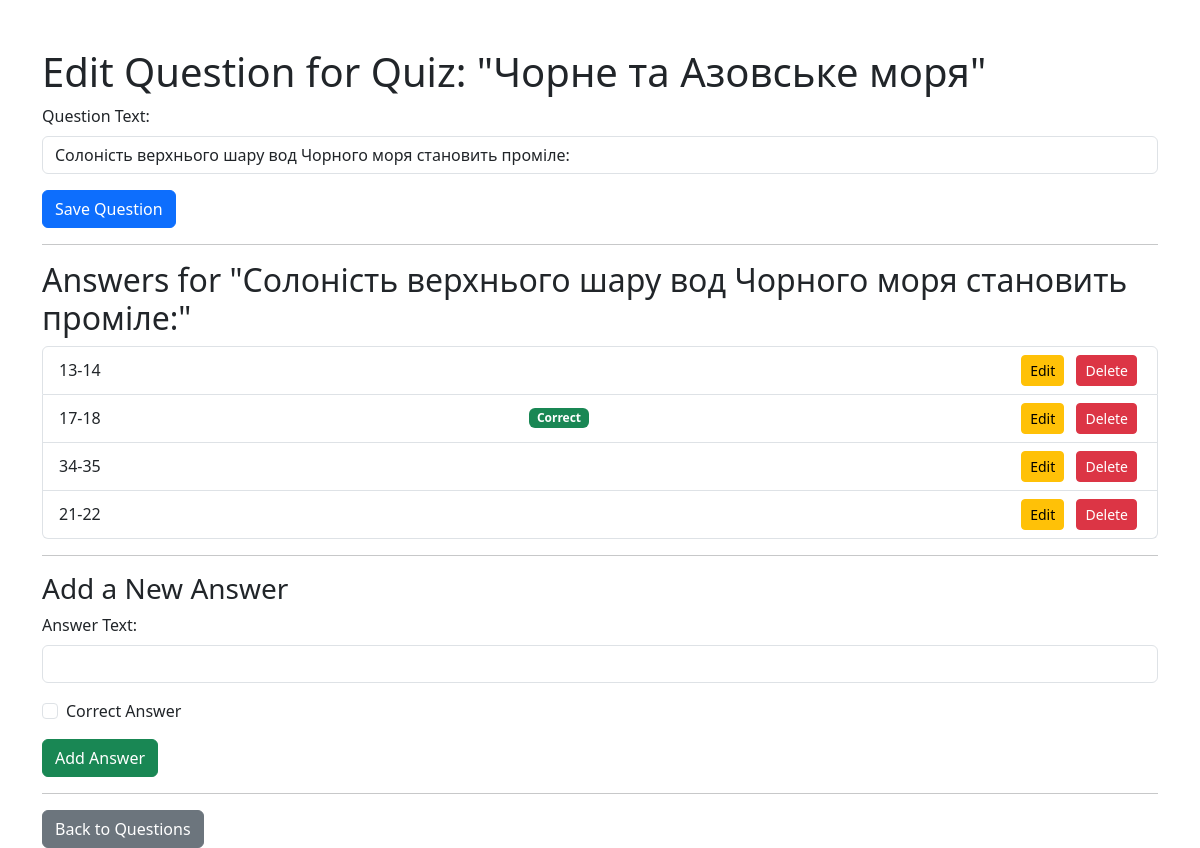
Screenshot of /question/3/edit/ with the database file from the repository.
### quiz/models.py (models this page shows, shortened)
class Question(models.Model):
    quiz = models.ForeignKey(Quiz, on_delete=models.CASCADE, related_name='questions')
    text = models.CharField(max_length=300)  # Поле для тексту питання, обмежене до 300 символів.

class Quiz(models.Model):
    name = models.CharField(max_length=200)  # Поле для назви вікторини, обмежене до 200 символів.
    description = models.TextField()  # Поле для опису вікторини.
    category = models.CharField(max_length=50)  # Поле для категорії вікторини, обмежене до 50 символів.

class Answer(models.Model):
    question = models.ForeignKey(Question, on_delete=models.CASCADE, related_name='answers')
    text = models.CharField(max_length=255)  # Поле для тексту відповіді, обмежене до 255 символів.
    is_correct = models.BooleanField(default=False)  # Логічне поле, яке визначає, чи є відповідь правильною.

### quiz/views.py (the view, shortened to what this page needs)
# urls.py: path('question/<int:question_id>/edit/', views.edit_question, name='edit_question'),
def edit_question(request, question_id):
    question = get_object_or_404(Question, id=question_id)
    return render(request, 'quiz/edit_question.html', {'question': question})

### quiz/templates/quiz/edit_question.html (shortened to what this page needs)
<!DOCTYPE html>
<html lang="en">
<head>
    <link href="https://cdn.jsdelivr.net/npm/bootstrap@5.3.0-alpha1/dist/css/bootstrap.min.css" rel="stylesheet">
</head>
<body>
<div class="container mt-5">
    <h1>Edit Question for Quiz: "{{ question.quiz.name }}"</h1>
    <form method="POST">
        <div class="mb-3">
            <label for="text" class="form-label">Question Text:</label>
            <input type="text" name="text" value="{{ question.text }}" id="text" class="form-control">
        </div>
        <button type="submit" class="btn btn-primary">Save Question</button>
    </form>
    <hr>
    <h2>Answers for "{{ question.text }}"</h2>
    <ul class="list-group">
        {% for answer in question.answers.all %}
            <li class="list-group-item d-flex justify-content-between align-items-center">
                {{ answer.text }} {% if answer.is_correct %} <span class="badge bg-success">Correct</span> {% endif %}
                <div>
                    <a href="{% url 'edit_answer' answer.id %}" class="btn btn-warning btn-sm mx-1">Edit</a>
                    <a href="{% url 'delete_answer' answer.id %}" class="btn btn-danger btn-sm mx-1">Delete</a>
                </div>
            </li>
        {% endfor %}
    </ul>
    <hr>
    <h3>Add a New Answer</h3>
    <form method="POST" action="{% url 'add_answer' question.id %}">
        <div class="mb-3">
            <label for="answer_text" class="form-label">Answer Text:</label>
            <input type="text" name="text" id="answer_text" class="form-control">
        </div>
        <div class="form-check mb-3">
            <input type="checkbox" name="is_correct" id="is_correct" class="form-check-input">
            <label class="form-check-label" for="is_correct">Correct Answer</label>
        </div>
        <button type="submit" class="btn btn-success">Add Answer</button>
    </form>
    <hr>
    <a href="{% url 'manage_questions' question.quiz.id %}" class="btn btn-secondary">Back to Questions</a>
</div>
</body>
</html>

### rows the page displays
Question: quiz.name "Чорне та Азовське моря", text "Солоність верхнього шару вод Чорного моря становить проміле:"
Answer: text "13-14"
Answer: text "17-18", is_correct "Correct"
Answer: text "34-35"
Answer: text "21-22"
